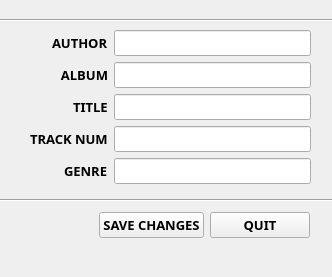
<?xml version="1.0" encoding="UTF-8"?>
<ui version="4.0">
 <class>Window</class>
 <widget class="QWidget" name="Window">
  <property name="geometry">
   <rect>
    <x>0</x>
    <y>0</y>
    <width>332</width>
    <height>277</height>
   </rect>
  </property>
  <property name="windowTitle">
   <string>Window</string>
  </property>
  <widget class="QWidget" name="formLayoutWidget">
   <property name="geometry">
    <rect>
     <x>30</x>
     <y>30</y>
     <width>281</width>
     <height>161</height>
    </rect>
   </property>
   <layout class="QFormLayout" name="formLayout">
    <property name="labelAlignment">
     <set>Qt::AlignRight|Qt::AlignTrailing|Qt::AlignVCenter</set>
    </property>
    <item row="0" column="0">
     <widget class="QLabel" name="label">
      <property name="font">
       <font>
        <family>Barlow</family>
        <pointsize>10</pointsize>
        <weight>75</weight>
        <bold>true</bold>
       </font>
      </property>
      <property name="text">
       <string>AUTHOR</string>
      </property>
     </widget>
    </item>
    <item row="0" column="1">
     <widget class="QLineEdit" name="lineEdit">
      <property name="font">
       <font>
        <family>Barlow</family>
        <pointsize>10</pointsize>
        <weight>75</weight>
        <bold>true</bold>
       </font>
      </property>
     </widget>
    </item>
    <item row="1" column="0">
     <widget class="QLabel" name="label_2">
      <property name="font">
       <font>
        <family>Barlow</family>
        <pointsize>10</pointsize>
        <weight>75</weight>
        <bold>true</bold>
       </font>
      </property>
      <property name="text">
       <string>ALBUM</string>
      </property>
      <property name="alignment">
       <set>Qt::AlignRight|Qt::AlignTrailing|Qt::AlignVCenter</set>
      </property>
     </widget>
    </item>
    <item row="1" column="1">
     <widget class="QLineEdit" name="lineEdit_2">
      <property name="font">
       <font>
        <family>Barlow</family>
        <pointsize>10</pointsize>
        <weight>75</weight>
        <bold>true</bold>
       </font>
      </property>
     </widget>
    </item>
    <item row="2" column="0">
     <widget class="QLabel" name="label_3">
      <property name="font">
       <font>
        <family>Barlow</family>
        <pointsize>10</pointsize>
        <weight>75</weight>
        <bold>true</bold>
       </font>
      </property>
      <property name="text">
       <string>TITLE</string>
      </property>
     </widget>
    </item>
    <item row="2" column="1">
     <widget class="QLineEdit" name="lineEdit_3">
      <property name="font">
       <font>
        <family>Barlow</family>
        <pointsize>10</pointsize>
        <weight>75</weight>
        <bold>true</bold>
       </font>
      </property>
     </widget>
    </item>
    <item row="3" column="0">
     <widget class="QLabel" name="label_4">
      <property name="font">
       <font>
        <family>Barlow</family>
        <pointsize>10</pointsize>
        <weight>75</weight>
        <bold>true</bold>
       </font>
      </property>
      <property name="text">
       <string>TRACK NUM</string>
      </property>
     </widget>
    </item>
    <item row="3" column="1">
     <widget class="QLineEdit" name="lineEdit_4">
      <property name="font">
       <font>
        <family>Barlow</family>
        <pointsize>10</pointsize>
        <weight>75</weight>
        <bold>true</bold>
       </font>
      </property>
     </widget>
    </item>
    <item row="4" column="0">
     <widget class="QLabel" name="label_5">
      <property name="font">
       <font>
        <family>Barlow</family>
        <pointsize>10</pointsize>
        <weight>75</weight>
        <bold>true</bold>
       </font>
      </property>
      <property name="text">
       <string>GENRE</string>
      </property>
     </widget>
    </item>
    <item row="4" column="1">
     <widget class="QLineEdit" name="lineEdit_5">
      <property name="font">
       <font>
        <family>Barlow</family>
        <pointsize>10</pointsize>
        <weight>75</weight>
        <bold>true</bold>
       </font>
      </property>
     </widget>
    </item>
   </layout>
  </widget>
  <widget class="QWidget" name="horizontalLayoutWidget">
   <property name="geometry">
    <rect>
     <x>99</x>
     <y>200</y>
     <width>211</width>
     <height>51</height>
    </rect>
   </property>
   <layout class="QHBoxLayout" name="horizontalLayout">
    <item>
     <widget class="QPushButton" name="pushButton_2">
      <property name="font">
       <font>
        <family>Barlow</family>
        <pointsize>10</pointsize>
        <weight>75</weight>
        <bold>true</bold>
       </font>
      </property>
      <property name="text">
       <string>SAVE CHANGES</string>
      </property>
     </widget>
    </item>
    <item>
     <widget class="QPushButton" name="pushButton">
      <property name="font">
       <font>
        <family>Barlow</family>
        <pointsize>10</pointsize>
        <weight>75</weight>
        <bold>true</bold>
       </font>
      </property>
      <property name="text">
       <string>QUIT</string>
      </property>
     </widget>
    </item>
   </layout>
  </widget>
  <widget class="Line" name="line">
   <property name="geometry">
    <rect>
     <x>-3</x>
     <y>10</y>
     <width>341</width>
     <height>20</height>
    </rect>
   </property>
   <property name="orientation">
    <enum>Qt::Horizontal</enum>
   </property>
  </widget>
  <widget class="Line" name="line_2">
   <property name="geometry">
    <rect>
     <x>0</x>
     <y>190</y>
     <width>341</width>
     <height>20</height>
    </rect>
   </property>
   <property name="orientation">
    <enum>Qt::Horizontal</enum>
   </property>
  </widget>
 </widget>
 <resources/>
 <connections>
  <connection>
   <sender>pushButton</sender>
   <signal>pressed()</signal>
   <receiver>Window</receiver>
   <slot>close()</slot>
   <hints>
    <hint type="sourcelabel">
     <x>258</x>
     <y>225</y>
    </hint>
    <hint type="destinationlabel">
     <x>165</x>
     <y>138</y>
    </hint>
   </hints>
  </connection>
  <connection>
   <sender>pushButton_2</sender>
   <signal>pressed()</signal>
   <receiver>Window</receiver>
   <slot>update()</slot>
   <hints>
    <hint type="sourcelabel">
     <x>150</x>
     <y>225</y>
    </hint>
    <hint type="destinationlabel">
     <x>165</x>
     <y>138</y>
    </hint>
   </hints>
  </connection>
 </connections>
</ui>
